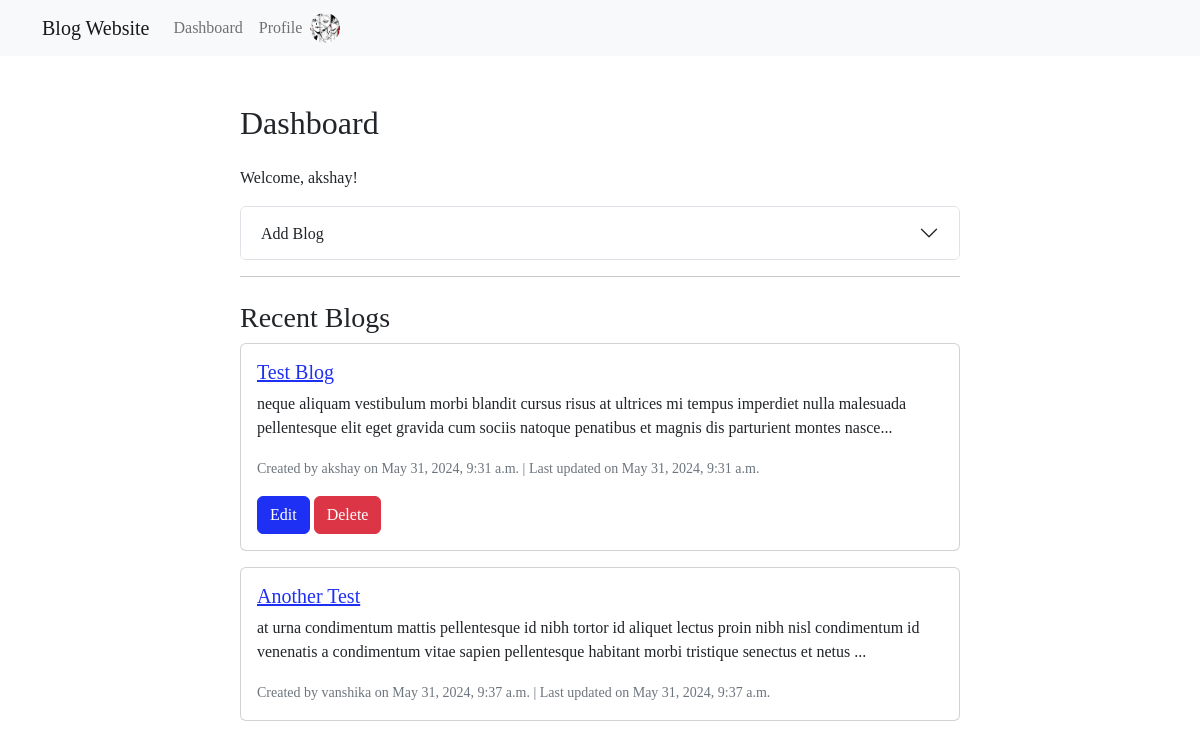
Page /dashboard/ (signed in) on the committed database.
### blogg/models.py (models this page shows, shortened)
class Profile(models.Model):
    user = models.OneToOneField(User, on_delete=models.CASCADE)
    image = models.ImageField(upload_to='profile_images/', null=True, blank=True)

class Blog(models.Model):
    title = models.CharField(max_length=100)
    content = models.TextField()
    author = models.ForeignKey(User, on_delete=models.CASCADE)
    created_at = models.DateTimeField(auto_now_add=True)
    updated_at = models.DateTimeField(auto_now=True)
    def truncated_content(self):
        return Truncator(self.content).chars(200, truncate='...')  # Truncate to 200 characters

### blogg/views.py (the view)
# urls.py: path('dashboard/', DashboardView.as_view(), name='dashboard'),
class DashboardView(TemplateView):
    template_name = 'blogg/dashboard.html'
    def get_context_data(self, **kwargs):
        context = super().get_context_data(**kwargs)
        context['user'] = self.request.user
        context['blogs'] = Blog.objects.all()  # Retrieve all blogs
        return context

### blogg/templates/blogg/dashboard.html (shortened to what this page needs)
{% extends 'blogg/base.html' %}
{% block content %}
<div class="container mt-5">
    <div class="row">
        <div class="col-md-8 offset-md-2">
            <h2 class="mb-4">Dashboard</h2>
            {% if user.is_authenticated %}
                <p>Welcome, {{ user.username }}!</p>
                <div class="accordion" id="addBlogAccordion">
                    <div class="accordion-item">
                        <h2 class="accordion-header" id="headingOne">
                            <button class="accordion-button collapsed" type="button" data-bs-toggle="collapse" data-bs-target="#collapseOne" aria-expanded="false" aria-controls="collapseOne">
                                Add Blog
                            </button>
                        </h2>
                    </div>
                </div>
            {% else %}
                <p>You are not logged in. <a href="{% url 'login' %}" class="btn btn-primary me-2">Login</a> or <a href="{% url 'signup' %}" class="btn btn-primary me-1">Sign Up</a></p>
            {% endif %}
            <hr>
            <h3 class="mt-4">Recent Blogs</h3>
            {% if blogs %}
                {% for blog in blogs %}
                    <div class="card mb-3">
                        <div class="card-body">
                            <h5 class="card-title"><a href="{% url 'blog_detail' blog.id %}">{{ blog.title }}</a></h5>
                            <p class="card-text">{{ blog.truncated_content }}</p>
                            <p class="card-text"><small class="text-muted">Created by {{ blog.author.username }} on {{ blog.created_at }} | Last updated on {{ blog.updated_at }}</small></p>
                            {% if blog.author == user %}
                                <a href="{% url 'edit_blog' blog.id %}" class="btn btn-primary">Edit</a>
                                <a href="{% url 'delete_blog' blog.id %}" class="btn btn-danger">Delete</a>
                            {% endif %}
                        </div>
                    </div>
                {% endfor %}
            {% else %}
                <p>No blogs found.</p>
            {% endif %}
        </div>
    </div>
</div>
{% endblock %}

### blogg/templates/blogg/navbar.html (shortened to what this page needs)
<nav class="navbar navbar-expand-lg navbar-light bg-light">
    <div class="container">
      <a class="navbar-brand" href="#">Blog Website</a>
      <div class="collapse navbar-collapse" id="navbarNav">
        <ul class="navbar-nav">
          <li class="nav-item">
            <a class="nav-link" href="{% url 'dashboard' %}">Dashboard</a>
          </li>
          {% if user.is_authenticated %}
          <li class="nav-item d-flex align-items-center">
            <a class="nav-link" href="{% url 'profile' %}">Profile</a>
            {% if user.profile.image %}
                <img src="{{ user.profile.image.url }}" alt="Profile Picture" class="rounded-circle" style="width: 30px; height: 30px; object-fit: cover; margin-right: 10px;">
            {% endif %}
          </li>
          {% endif %}
        </ul>
      </div>
    </div>
  </nav>

### rows in the picture
Blog: title "Test Blog", truncated_content "neque aliquam vestibulum morbi blandit cursus risus at ultrices mi tempus imperdiet nulla malesuada pellentesque elit eget gravida cum sociis natoque penatibus et magnis dis parturient montes nasce...", author.username "akshay", created_at "May 31, 2024, 9:31 a.m.", updated_at "May 31, 2024, 9:31 a.m.", shows "Edit"
Blog: title "Another Test", truncated_content "at urna condimentum mattis pellentesque id nibh tortor id aliquet lectus proin nibh nisl condimentum id venenatis a condimentum vitae sapien pellentesque habitant morbi tristique senectus et netus ...", author.username "vanshika", created_at "May 31, 2024, 9:37 a.m.", updated_at "May 31, 2024, 9:37 a.m."

### other values in the picture
{{ user.username }} "akshay"
